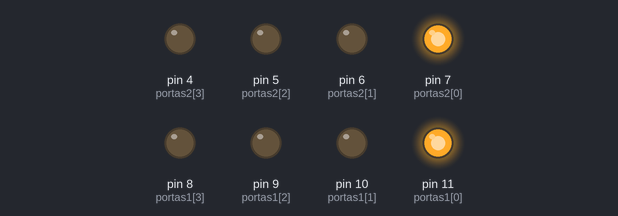
Simulated run of this sketch. Board: Arduino Uno, built with avr-gcc and run on an emulated ATmega328P. Parts: output pins drawn as LEDs (lit = HIGH). What the sketch prints to the serial monitor is not drawn.

Above: at 0.1 s.
At 0.6 s:
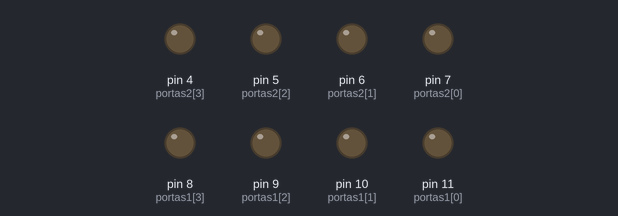
Timing chart, 0 to 2.1 s (numbered marks = the images above):
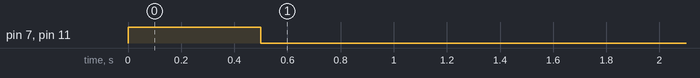

The sketch:

teste_radar_3_ino.ino
```cpp
#include <SoftwareSerial.h>
#include <Arduino.h>
//////////////////////////////////////////////////////////////////////////////////////////
SoftwareSerial mySerial(13, 12);
unsigned char a;
unsigned char b[13];
//unsigned char i, r;
int dado;


byte portas1[] = { 11, 10, 9, 8 };
byte portas2[] = { 7, 6, 5, 4 };
byte num[10][4] = {
  { 0, 0, 0, 0 },
  { 0, 0, 0, 1 },
  { 0, 0, 1, 0 },
  { 0, 0, 1, 1 },
  { 0, 1, 0, 0 },
  { 0, 1, 0, 1 },
  { 0, 1, 1, 0 },
  { 0, 1, 1, 1 },
  { 1, 0, 0, 0 },
  { 1, 0, 0, 1 }
};
/////////////////////////////////////////////////////////////////////////////////////////
void Numero(int);
void Radar(void);
/////////////////////////////////////////////////////////////////////////////////////////
void setup() {

  for (int i = 0; i < 4; i++)
    pinMode(portas1[i], OUTPUT);

  for (int j = 0; j < 4; j++)
    pinMode(portas2[j], OUTPUT);
  mySerial.begin(9600);
  Serial.begin(9600);
  Serial.println("Pronto");
  Numero(88);
  delay(500);
  Numero(0);
  //[85, 106, 172, 178, 254, 254, 254, 254, 254, 254, 254, 162]
}
/////////////////////////////////////////////////////////////////////////////////////////
void loop() {

  //Numero(0);
  Radar();
}
/////////////////////////////////////////////////////////////////////////////////////////
void Numero(int valor) {
  int dezena = valor / 10;
  int unidade = valor % 10;

  for (int i = 0; i < 4; i++) {
    digitalWrite(portas1[i], num[dezena][i]);
    digitalWrite(portas2[i], num[unidade][i]);
  }
}
/////////////////////////////////////////////////////////////////////////////////////////
void Radar(void) {

  if (mySerial.available() >= 12) {  // Verifica se há 12 bytes disponíveis
    byte dados[12];                  // Array para armazenar os dados recebidos
    mySerial.readBytes(dados, 12);   // Lê 12 bytes da porta serial
    if (dado < 254)
      Serial.println(dado);
    for (int i = 0; i < 12; i++) {
      dado = dados[i];  // Converte o byte para inteiro
      if (i == 8) {     // Imprime o sexto elemento do array
        if (dado < 200) {
          dado = dado / 5;
          Serial.println(dado);
          Numero(dado);
          delay(1000);
        }
      }
    }
  }
}

/////////////////////////////////////////////////////////////////////////////////////////
```
